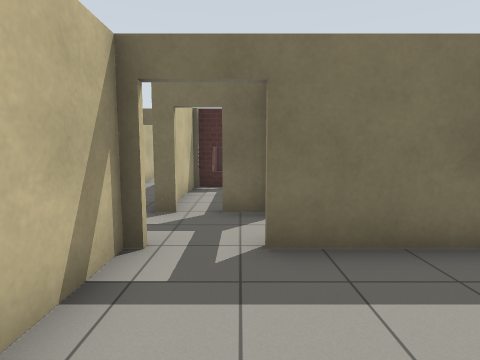
[1] (above)

24 first-person views from a walk through a Gazebo world. The camera is 1.2 m above the floor, tilts 6° down and sees 80° across. The floor is counted in squares, 1 m on a side. Each view is taken from the middle of a square. On the plan, view 1 faces up. The plan holds only what a view shows up to about 12 squares ahead; the rest is blank. The place goes on beyond the plan. Simple patterns stand in for the simulator's built-in surfaces.

[2]
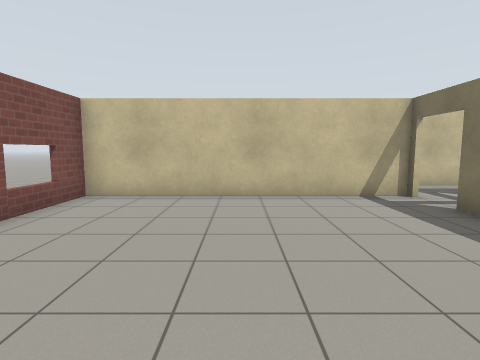

[3]
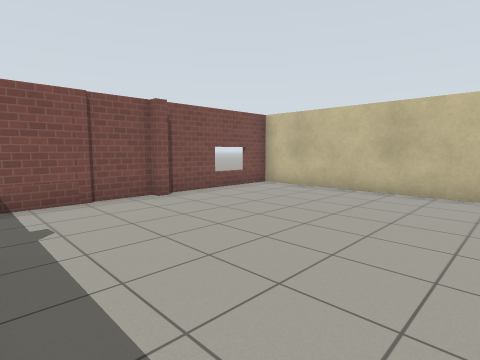

[4]
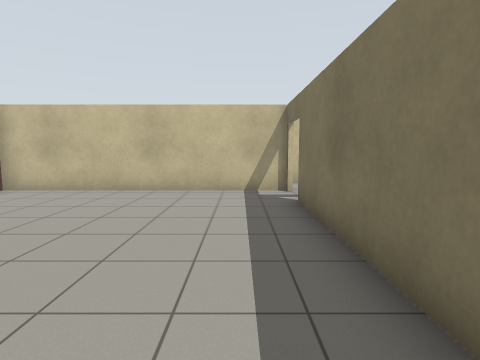

[5]
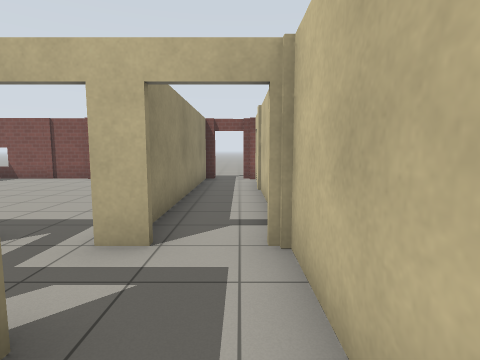

[6]
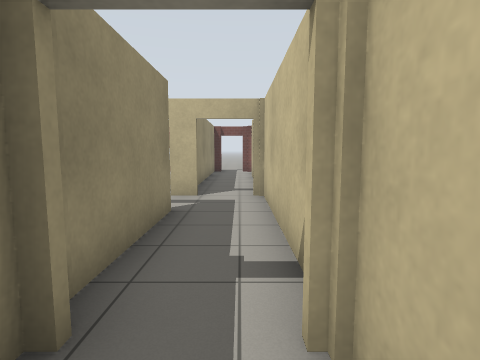

[7]
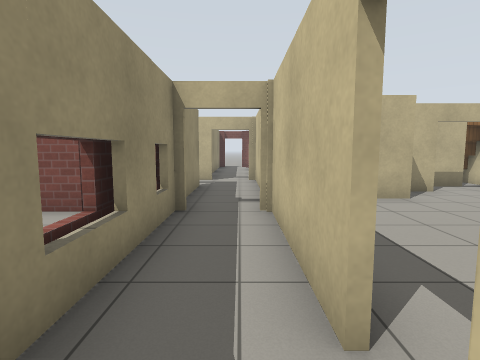

[8]
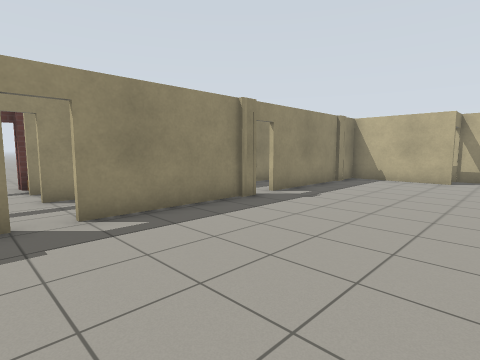

[9]
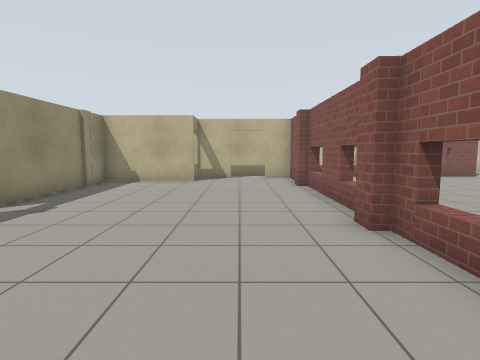

[10]
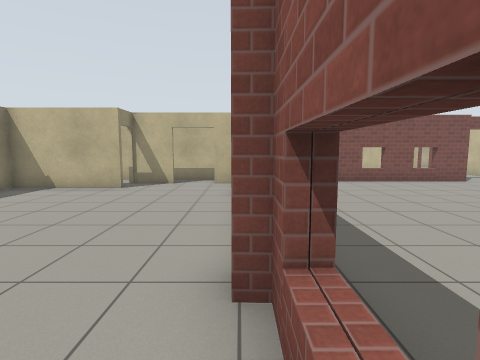

[11]
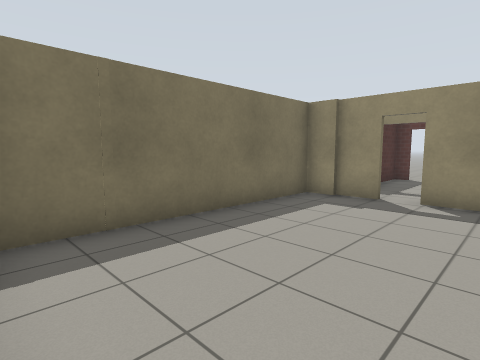

[12]
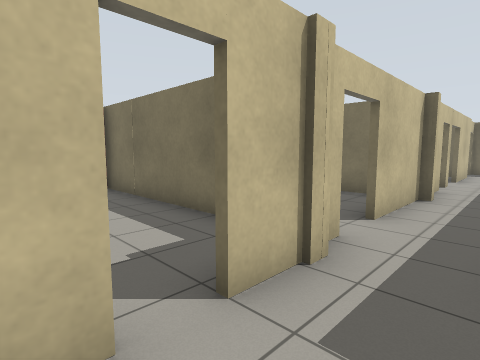

[13]
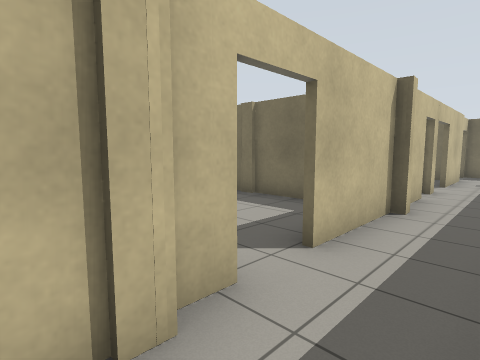

[14]
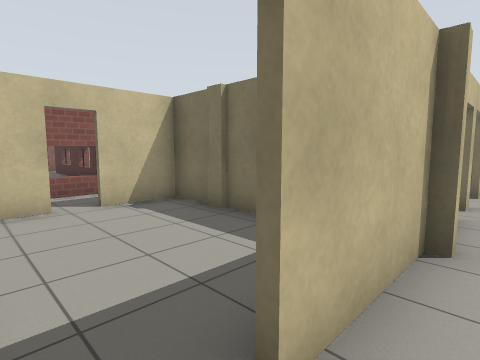

[15]
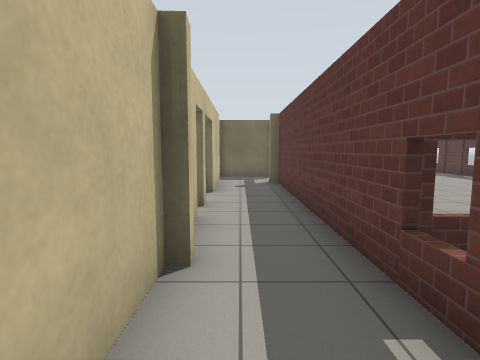

[16]
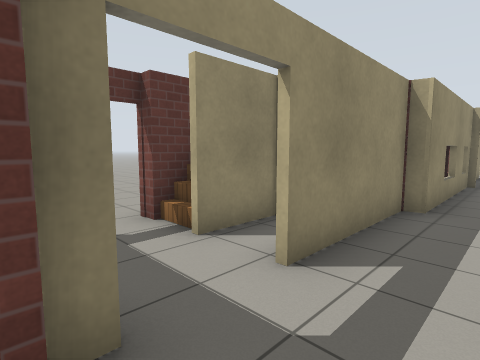

[17]
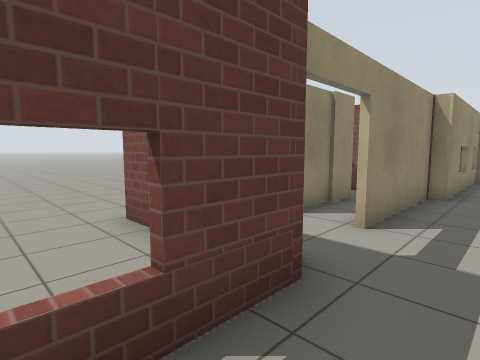

[18]
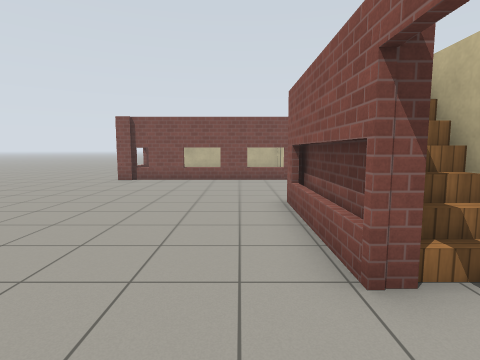

[19]
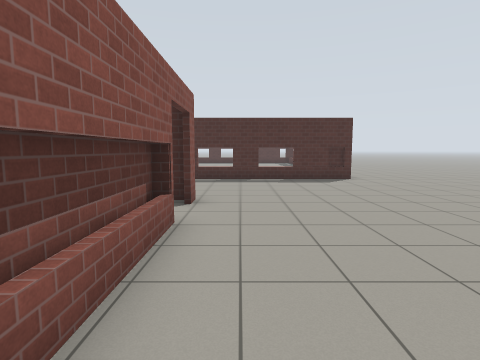

[20]
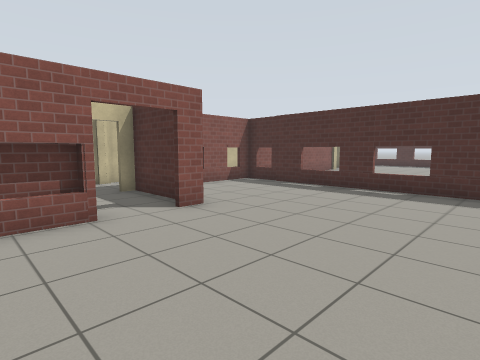

[21]
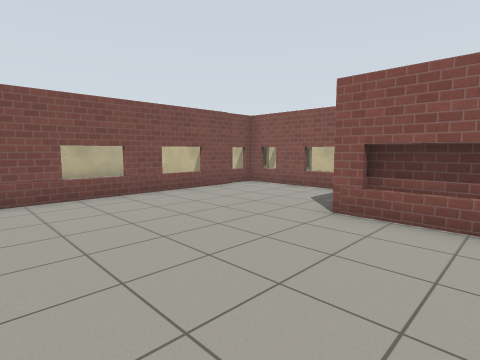

[22]
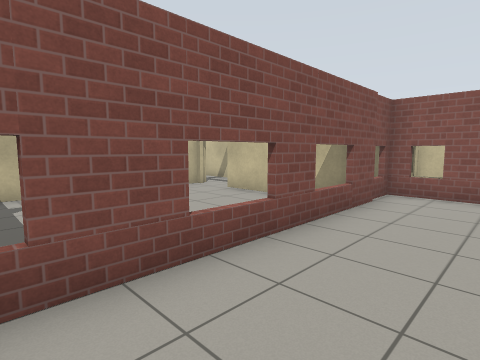

[23]
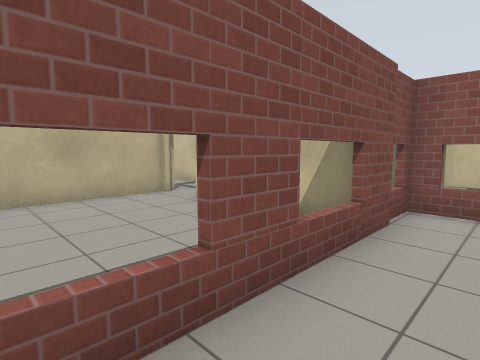

[24]
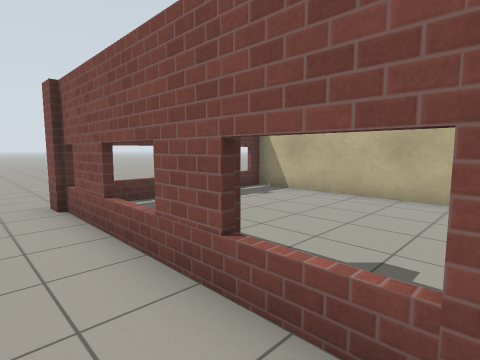

### Floor plan
Ten units are one square. View 1 is at (0, 0); x grows to the right and y downward. Boxes are objects, and circles mark ways between rooms. Rooms are numbered by the first view taken in them; rooms with no view inside come last. Other rooms are left out.
<svg viewBox="-119 -350 200 406">
<path fill="none" stroke="#000" d="M29 48 33 48M33 50 71 50M55 -34 3 -34M-14 -35 -14 51M-20 50 29 50M-36 -84 -36 -35 -33 -35M-16 -54 -16 -89M-36 -186 -36 -180M-16 -207 -16 -230M-13 -202 -13 -207M-36 -218 -36 -194M-16 -245 -16 -335M-36 -263 -36 -230M-36 -135 -36 -94M-18 -118 -11 -118M-36 -283 -36 -271M-36 -295 -36 -290M-18 -99 -11 -99M-40 -95 -34 -95M-16 -94 -16 -148 -13 -148 -13 -187M-13 -93 -13 -127M-36 -338 -36 -310M-109 -149 -109 -141M-113 -135 -113 -95 -109 -95 -109 -90M-38 -142 -38 -186M-114 -165 -114 -152M-113 -168 -113 -148M-72 -80 -38 -80 -38 -135M-38 -194 -38 -214 -113 -214M-113 -80 -113 -69M-86 -68 -70 -68M-107 -68 -100 -68M19 -186 19 -144M16 -185 16 -145M10 -209 19 -209 19 -202M-12 -129 -12 -95 75 -95M76 -258 -14 -259 -14 -235M-14 -106 -14 -95M-93 -232 -93 -225M-50 -259 -93 -259 -93 -241M4 -179 4 -170M15 -177 15 -186M18 -202 18 -208 -12 -208 -12 -203M2 -159 2 -187"/>
<rect x="5" y="-185" width="10" height="20" fill="#bbb"><title>stairs</title></rect>
<circle cx="-25" cy="-90" r="3" fill="#2a7"/>
<circle cx="-40" cy="-140" r="3" fill="#2a7"/>
<circle cx="-40" cy="-190" r="3" fill="#2a7"/>
<circle cx="-40" cy="-225" r="3" fill="#2a7"/>
<circle cx="-10" cy="-195" r="3" fill="#2a7"/>
<circle cx="20" cy="-195" r="3" fill="#2a7"/>
<text x="30" y="10">1</text>
<text x="-30" y="-70">2</text>
<text x="-30" y="-200">3</text>
<text x="-80" y="-140">4</text>
<text x="40" y="-180">5</text>
<text x="-70" y="-240">6</text>
<text x="10" y="-190">7</text>
</svg>
Room 2 opens to room 3. Room 3 opens to room 4. Room 3 opens to room 6. Room 3 opens to room 7. Room 5 opens to room 7.

Where each view was taken, in squares from view 1:
view 1: 0 up, 0 right, facing up
view 2: 1 down, 6 right, facing left
view 3: 2 up, 7 right, facing down-left
view 4: 2 up, 7 right, facing left
view 5: 7 up, 3 left, facing down
view 6: 11 up, 3 left, facing down
view 7: 15 up, 3 left, facing down
view 8: 20 up, 9 left, facing down-right
view 9: 19 up, 9 left, facing down
view 10: 17 up, 11 left, facing down
view 11: 17 up, 11 left, facing up-right
view 12: 18 up, 2 left, facing up-left
view 13: 20 up, 2 left, facing up-left
view 14: 22 up, 3 left, facing up-left
view 15: 23 up, 3 left, facing up
view 16: 21 up, 3 left, facing down-right
view 17: 23 up, 3 left, facing down-right
view 18: 21 up, 3 right, facing down
view 19: 14 up, 3 right, facing up
view 20: 17 up, 7 right, facing up-left
view 21: 17 up, 7 right, facing down-left
view 22: 12 up, 7 right, facing down-left
view 23: 11 up, 5 right, facing down-left
view 24: 11 up, 1 right, facing down-right
